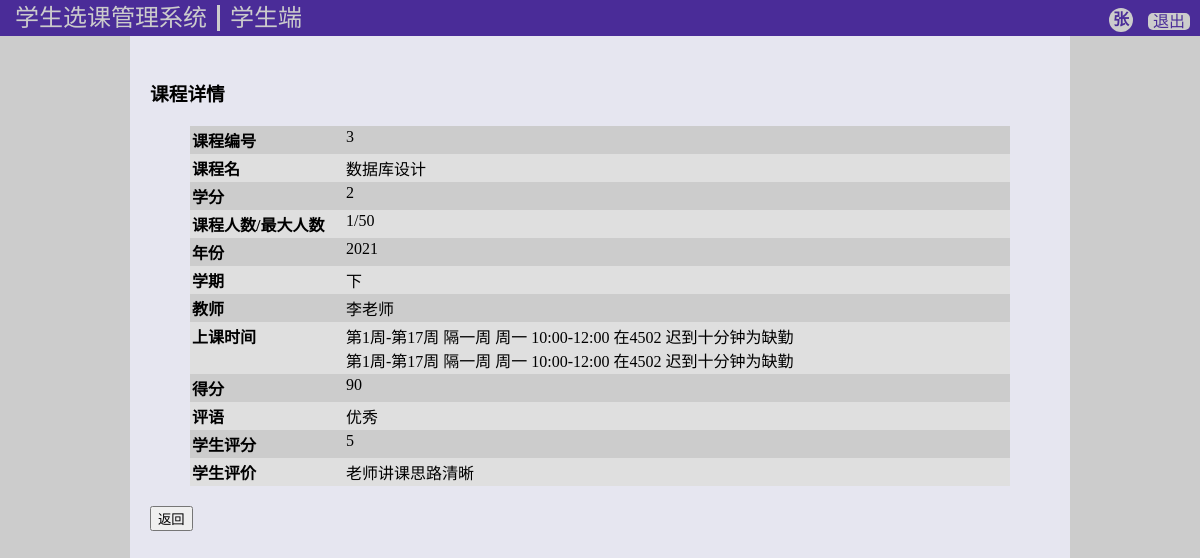
/course/student/view_detail/2, run on the app's committed database.
### course/models.py (models this page shows, shortened)
class StudentCourse(models.Model):
    create_time = models.DateTimeField(auto_now=True)
    with_draw = models.BooleanField(default=False)
    with_draw_time = models.DateTimeField(default=None, null=True)
    scores = models.IntegerField(verbose_name="成绩", null=True)
    comments = models.CharField(max_length=250, verbose_name="老师评价", null=True)
    rates = [
        (1, 1),
        (2, 2),
        (3, 3),
        (4, 4),
        (5, 5),
    ]
    rating = models.IntegerField(verbose_name="学生评分", choices=rates, null=True, help_text="5分为最满意，最低分是1分")
    assessment = models.CharField(max_length=250, verbose_name="学生评价", null=True)
    student = models.ForeignKey(Student, on_delete=models.CASCADE)
    course = models.ForeignKey(Course, on_delete=models.CASCADE)

class Course(models.Model):
    credits = [
        (1, 1),
        (2, 2),
        (3, 3),
        (4, 4),
        (5, 5),
    ]
    semesters = [
        ("Autumn", "上"),
        ("Spring", "下")
    ]
    name = models.CharField(max_length=50, verbose_name="课程名")
    introduction = models.CharField(max_length=250, verbose_name="介绍")
    credit = models.IntegerField(verbose_name="学分")
    max_number = models.IntegerField(verbose_name="课程最大人数")
    year = models.IntegerField(verbose_name="年份", default=current_year)
    semester = models.CharField(max_length=20, verbose_name="学期", choices=semesters)
    status = models.IntegerField(verbose_name="课程状态", default=1)
    teacher = models.ForeignKey(Teacher, verbose_name="课程教师", on_delete=models.CASCADE)
    def get_current_count(self):
        courses = StudentCourse.objects.filter(course=self, with_draw=False)
        return len(courses)
    def get_schedules(self):
        schedules = Schedule.objects.filter(course=self)
        return schedules

class Schedule(models.Model):
    weekday = models.IntegerField(choices=weekday_choices(), verbose_name="日期")
    start_time = models.TimeField(verbose_name="上课时间")
    end_time = models.TimeField(verbose_name="下课时间")
    location = models.CharField(max_length=100, verbose_name="上课地点")
    remarks = models.CharField(max_length=100, verbose_name="备注", null=True, blank = True)
    start_week = models.IntegerField(verbose_name="第几周开始")
    end_week = models.IntegerField(verbose_name="第几周结束")
    intervals = [
        (1, "无间隔"),
        (2, "每隔一周上一次")
    ]
    week_interval = models.IntegerField(verbose_name="周间隔", choices=intervals, default=1)
    course = models.ForeignKey(Course, verbose_name="课程名", on_delete=models.CASCADE)
    def __str__(self):
        s = "第%s周-第%s周 " % (self.start_week, self.end_week)
        if self.week_interval == 2:
            s += "隔一周 "
        s += "%s %s-%s " % (self.get_weekday_display(), self.start_time.strftime("%H:%M"),
                            self.end_time.strftime("%H:%M"))
        s += "在%s" % self.location
        if self.remarks:
            s += " %s" % self.remarks
        return s

### user/models.py (models this page shows, shortened)
class Teacher(models.Model):
    genders = [("m","男"),("f","女")]
    name = models.CharField(max_length=50, verbose_name="姓名")
    gender = models.CharField(max_length=10, choices=genders, default="m", verbose_name="性别")
    birthday = models.DateField(verbose_name="生日")
    email = models.EmailField(verbose_name="邮箱")
    info = models.CharField(max_length=255, verbose_name="教师简介", help_text="不要超过250个字")
    department_no = models.CharField(max_length=3, verbose_name="院系号")
    number = models.CharField(max_length=7, verbose_name="院内编号")
    password = models.CharField(max_length=30, verbose_name="密码")
    class Meta:
        constraints = [
            models.UniqueConstraint(fields=['department_no','number'], name="teacher_id")
        ]

### course/cbvs.py (the view)
# urls.py: path('student/view_detail/<int:pk>', StudentCourseDetailView.as_view(), name="sview_detail"),
class StudentCourseDetailView(DetailView):
    model = StudentCourse
    template_name = 'course/student/course.html'
    def get(self, request, *args, **kwargs):
        self.object = self.get_object()
        context = self.get_context_data(object=self.object)
        if self.object:
            context["info"] = {
                "name": self.object.student.name,
                "kind": "student",
            }
        return self.render_to_response(context)

### templates/course/student/course.html (shortened to what this page needs)
{% extends "course/nav.html" %}
{% load static %}
{% block content %}
<link href="{% static 'css/details.css' %}" rel="stylesheet">
    <h3>课程详情</h3>
    <ul class="course-details">
        <li class="course-detail"><span class="detail-name">课程编号</span> {{ object.course.id }}</li>
        <li class="course-detail"><span class="detail-name">课程名</span> {{ object.course.name }}</li>
        <li class="course-detail"><span class="detail-name">学分</span> {{ object.course.credit }}</li>
        <li class="course-detail"><span class="detail-name">课程人数/最大人数</span> {{ object.course.get_current_count }}/{{ object.course.max_number }}</li>
        <li class="course-detail"><span class="detail-name">年份</span> {{ object.course.year }}</li>
        <li class="course-detail"><span class="detail-name">学期</span> {{ object.course.get_semester_display }}</li>
        <li class="course-detail"><span class="detail-name">教师</span> {{ object.course.teacher.name }}</li>
        <li class="course-detail"><span class="detail-name">上课时间</span>
            <span class="course-schedules">
            {% for schedule in object.course.get_schedules %}
                <div class="course-schedule">{{ schedule }}</div>
                <div class="course-schedule">{{ schedule }}</div>
            {% endfor %}
            </span>
        </li>
        <li class="course-detail"><span class="detail-name">得分</span>
            {% if object.scores != None %}{{ object.scores }}{% else %} - {% endif %}
        </li>
        <li class="course-detail"><span class="detail-name">评语</span>
            {% if object.comments != None %}{{ object.comments }}{% else %} - {% endif %}
        </li>
        <li class="course-detail"><span class="detail-name">学生评分</span>
            {% if object.rating != None %}{{ object.rating }}{% else %} - {% endif %}
        </li>
        <li class="course-detail"><span class="detail-name">学生评价</span>
            {% if object.assessment != None %}{{ object.assessment }}{% else %} - {% endif %}
        </li>
    </ul>
    <input type="button" value="返回" onclick='location.href="{% url 'view_course' 'is_end'%}"' />
{% endblock %}

### templates/course/nav.html (shortened to what this page needs)
<!DOCTYPE html>
<html lang="en">
{% load static %}
<head>
    <link href="{% static 'css/nav.css' %}" rel="stylesheet">
    <link href="{% static 'css/main.css' %}" rel="stylesheet">
</head>
<body>
<div class="nav">
    <div class="nav-title">
        <a href="{% url 'course' kind=info.kind %}">
        <p class="main-title">学生选课管理系统</p>
        <p class="sub-title">
            {% if info.kind == "teacher" %}
                教师端
            {% elif info.kind == "student" %}
                学生端
            {% endif %}
        </p>
        </a>
    </div>
    <div class="log-out">
        <a href=" {% url 'logout' %}" >退出</a>
    </div>
    <div class="name-logo">
        <div class="user-name">
            <a href="{% url 'update' info.kind %}">
                {{ info.name.0 }}
            </a>
        </div>
    </div>
</div>
<div class="main-content">
    {% block content %}{% endblock %}
</div>
</body>
</html>

### static/CSS/nav.css (style rules this page uses)
body,p { margin: 0; padding: 0; }
html, body { height: 100%; width: 100%; }
body { background: #ccc; }
.nav { background: #4a2c98; position: fixed; width: 100%; color: #ccc; z-index: 1; }
.nav a { color: #ccc; text-decoration: unset; }
.nav .nav-title, .nav .name-logo, .nav .log-out { display: inline-block; margin: 5px; }
.nav p { display: inline-block; float: left; padding-left: 10px; }
.nav .nav-title { font-size: 24px; line-height: 26px; height: 26px; vertical-align: top; }
.nav p.main-title { margin-right: 10px; }
.nav p.sub-title { border-left: 3px solid #cccccc; }
.nav .name-logo, .nav .log-out { float: right; margin: 8px 5px 0; vertical-align: top; }
.nav .name-logo .user-name { background: #ccc; border-radius: 50%; width: 24px; height: 24px; text-align: center; line-height: 24px; font-size: 16px; font-weight: bold; }
.nav .name-logo .user-name a { color: #4a2c98; }
.nav .log-out a { margin: 5px; background: #ccc; color: #4a2c98; border-radius: 5px; text-decoration: none; padding: 0 5px; }

### static/CSS/main.css (style rules this page uses)
.main-content { width: 900px; margin: 0 auto; background: #e6e6f0; min-height: 100%; position: fixed; left: 0; right: 0; padding: 60px 20px; top: 0; }
.main-content h3 { width: 850px; }

### static/CSS/details.css (style rules this page uses)
ul.course-details { margin: 20px; list-style: none; padding: 0 20px; }
li.course-detail { min-height: 24px; padding: 2px; }
li.course-detail .detail-name { display: inline-block; vertical-align: top; width: 150px; font-weight: bolder; }
li.course-detail span.course-schedules { display: inline-block; }
ul.course-details li:nth-child(odd) { background-color: #ccc; }
ul.course-details li:nth-child(even) { background-color: #dfdfdf; }

### data on the page
StudentCourse: course.id "3", course.name "数据库设计", course.credit "2", course.get_current_count "1", course.max_number "50", course.year "2021", course.semester "下", course.teacher.name "李老师", scores "90", comments "优秀", rating "5", assessment "老师讲课思路清晰"
Schedule: start_week+end_week+week_interval "第1周-第17周 隔一周 周一 10:00-12:00 在4502 迟到十分钟为缺勤"

### other printed values
{{ info.name.0 }} "张"
